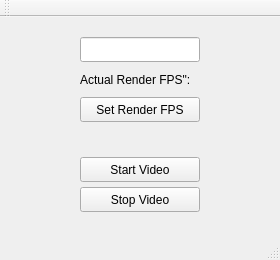
<?xml version="1.0" encoding="UTF-8"?>
<ui version="4.0">
 <class>MainWindow</class>
 <widget class="QMainWindow" name="MainWindow">
  <property name="geometry">
   <rect>
    <x>0</x>
    <y>0</y>
    <width>280</width>
    <height>260</height>
   </rect>
  </property>
  <property name="windowTitle">
   <string>MainWindow</string>
  </property>
  <widget class="QWidget" name="centralWidget">
   <widget class="QPushButton" name="pbStartVideo">
    <property name="geometry">
     <rect>
      <x>80</x>
      <y>140</y>
      <width>120</width>
      <height>25</height>
     </rect>
    </property>
    <property name="text">
     <string>Start Video</string>
    </property>
   </widget>
   <widget class="QPushButton" name="pbStopVideo">
    <property name="geometry">
     <rect>
      <x>80</x>
      <y>170</y>
      <width>120</width>
      <height>25</height>
     </rect>
    </property>
    <property name="text">
     <string>Stop Video</string>
    </property>
   </widget>
   <widget class="QPushButton" name="pbSetRenderFPS">
    <property name="geometry">
     <rect>
      <x>80</x>
      <y>80</y>
      <width>120</width>
      <height>25</height>
     </rect>
    </property>
    <property name="text">
     <string>Set Render FPS</string>
    </property>
   </widget>
   <widget class="QLineEdit" name="textFPS">
    <property name="geometry">
     <rect>
      <x>80</x>
      <y>20</y>
      <width>120</width>
      <height>25</height>
     </rect>
    </property>
   </widget>
   <widget class="QLabel" name="lActualRenderFPS">
    <property name="geometry">
     <rect>
      <x>80</x>
      <y>50</y>
      <width>120</width>
      <height>25</height>
     </rect>
    </property>
    <property name="text">
     <string>Actual Render FPS&quot;:</string>
    </property>
   </widget>
  </widget>
  <widget class="QMenuBar" name="menuBar">
   <property name="geometry">
    <rect>
     <x>0</x>
     <y>0</y>
     <width>280</width>
     <height>20</height>
    </rect>
   </property>
  </widget>
  <widget class="QToolBar" name="mainToolBar">
   <attribute name="toolBarArea">
    <enum>TopToolBarArea</enum>
   </attribute>
   <attribute name="toolBarBreak">
    <bool>false</bool>
   </attribute>
  </widget>
  <widget class="QStatusBar" name="statusBar"/>
 </widget>
 <layoutdefault spacing="6" margin="11"/>
 <resources/>
 <connections/>
</ui>
